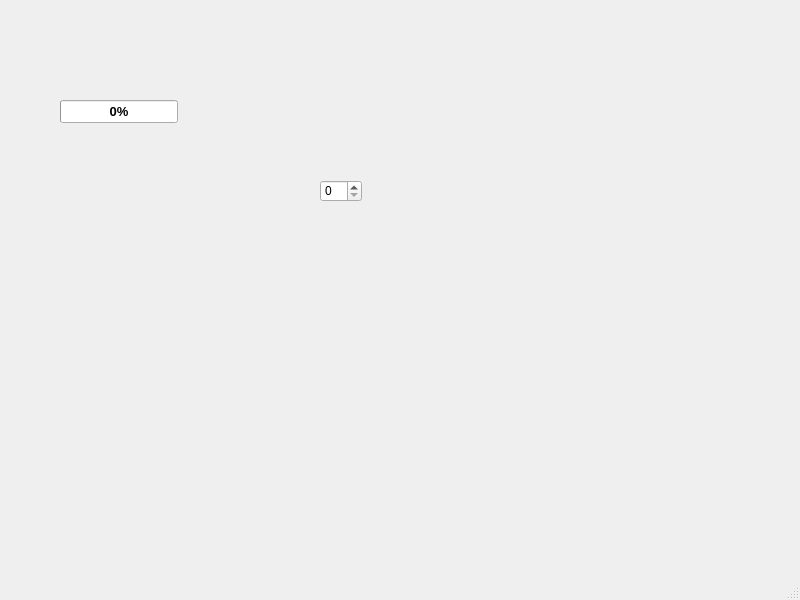
<?xml version="1.0" encoding="UTF-8"?>
<ui version="4.0">
 <class>PowerMainWindow</class>
 <widget class="QMainWindow" name="PowerMainWindow">
  <property name="geometry">
   <rect>
    <x>0</x>
    <y>0</y>
    <width>800</width>
    <height>600</height>
   </rect>
  </property>
  <property name="windowTitle">
   <string>MainWindow</string>
  </property>
  <widget class="QWidget" name="centralwidget">
   <widget class="QProgressBar" name="Battery">
    <property name="enabled">
     <bool>true</bool>
    </property>
    <property name="geometry">
     <rect>
      <x>60</x>
      <y>100</y>
      <width>118</width>
      <height>23</height>
     </rect>
    </property>
    <property name="palette">
     <palette>
      <active>
       <colorrole role="Highlight">
        <brush brushstyle="SolidPattern">
         <color alpha="255">
          <red>255</red>
          <green>170</green>
          <blue>255</blue>
         </color>
        </brush>
       </colorrole>
       <colorrole role="Link">
        <brush brushstyle="SolidPattern">
         <color alpha="255">
          <red>255</red>
          <green>170</green>
          <blue>255</blue>
         </color>
        </brush>
       </colorrole>
      </active>
      <inactive>
       <colorrole role="Highlight">
        <brush brushstyle="SolidPattern">
         <color alpha="255">
          <red>255</red>
          <green>170</green>
          <blue>255</blue>
         </color>
        </brush>
       </colorrole>
       <colorrole role="Link">
        <brush brushstyle="SolidPattern">
         <color alpha="255">
          <red>255</red>
          <green>170</green>
          <blue>255</blue>
         </color>
        </brush>
       </colorrole>
      </inactive>
      <disabled>
       <colorrole role="Highlight">
        <brush brushstyle="SolidPattern">
         <color alpha="255">
          <red>0</red>
          <green>120</green>
          <blue>215</blue>
         </color>
        </brush>
       </colorrole>
       <colorrole role="Link">
        <brush brushstyle="SolidPattern">
         <color alpha="255">
          <red>255</red>
          <green>170</green>
          <blue>255</blue>
         </color>
        </brush>
       </colorrole>
      </disabled>
     </palette>
    </property>
    <property name="font">
     <font>
      <pointsize>10</pointsize>
      <weight>75</weight>
      <bold>true</bold>
     </font>
    </property>
    <property name="value">
     <number>0</number>
    </property>
    <property name="alignment">
     <set>Qt::AlignCenter</set>
    </property>
    <property name="textVisible">
     <bool>true</bool>
    </property>
    <property name="invertedAppearance">
     <bool>false</bool>
    </property>
   </widget>
   <widget class="QSpinBox" name="spinBox">
    <property name="geometry">
     <rect>
      <x>320</x>
      <y>180</y>
      <width>42</width>
      <height>22</height>
     </rect>
    </property>
   </widget>
  </widget>
  <widget class="QMenuBar" name="menubar">
   <property name="geometry">
    <rect>
     <x>0</x>
     <y>0</y>
     <width>800</width>
     <height>21</height>
    </rect>
   </property>
  </widget>
  <widget class="QStatusBar" name="statusbar"/>
 </widget>
 <resources/>
 <connections/>
</ui>
